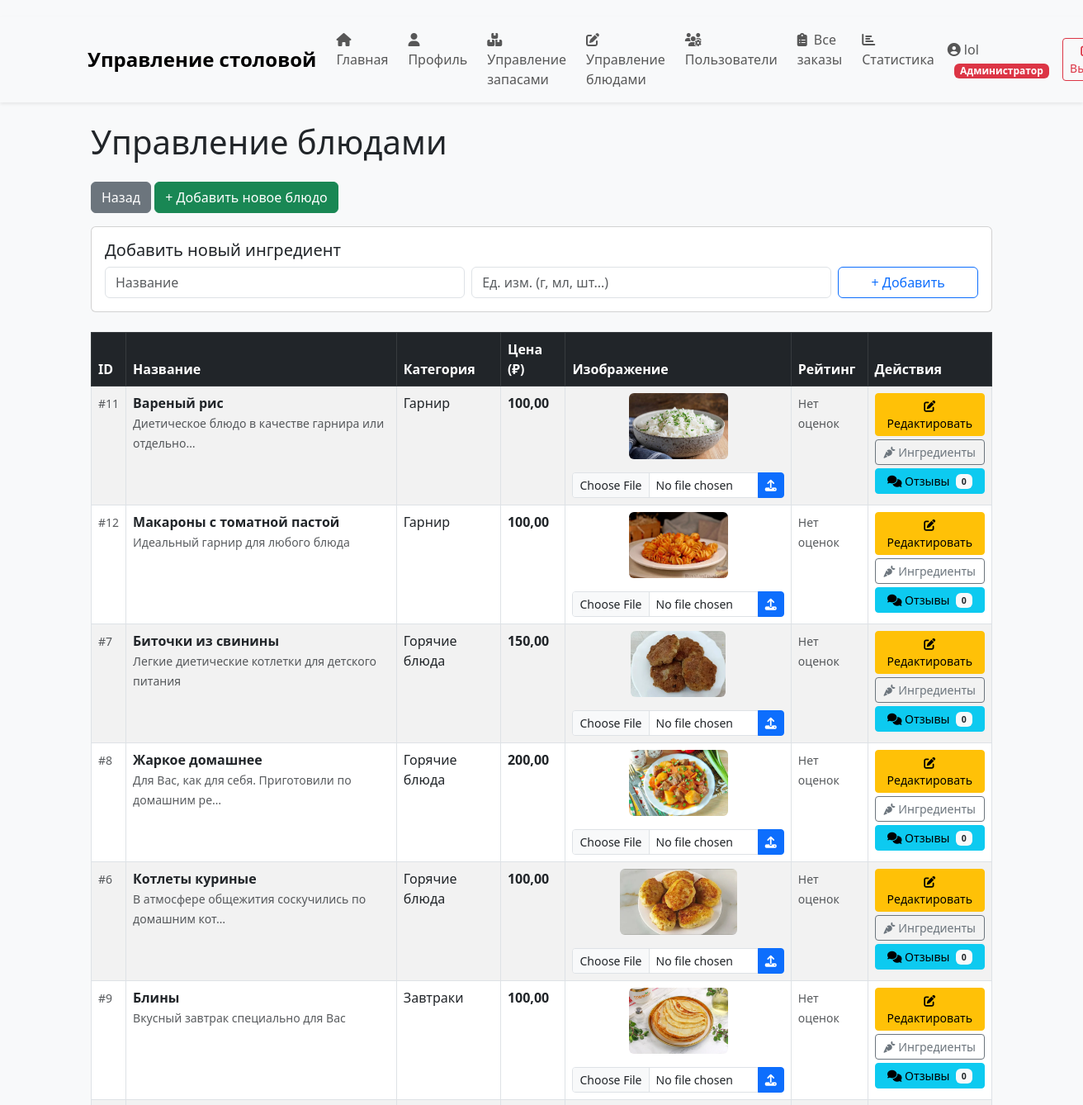
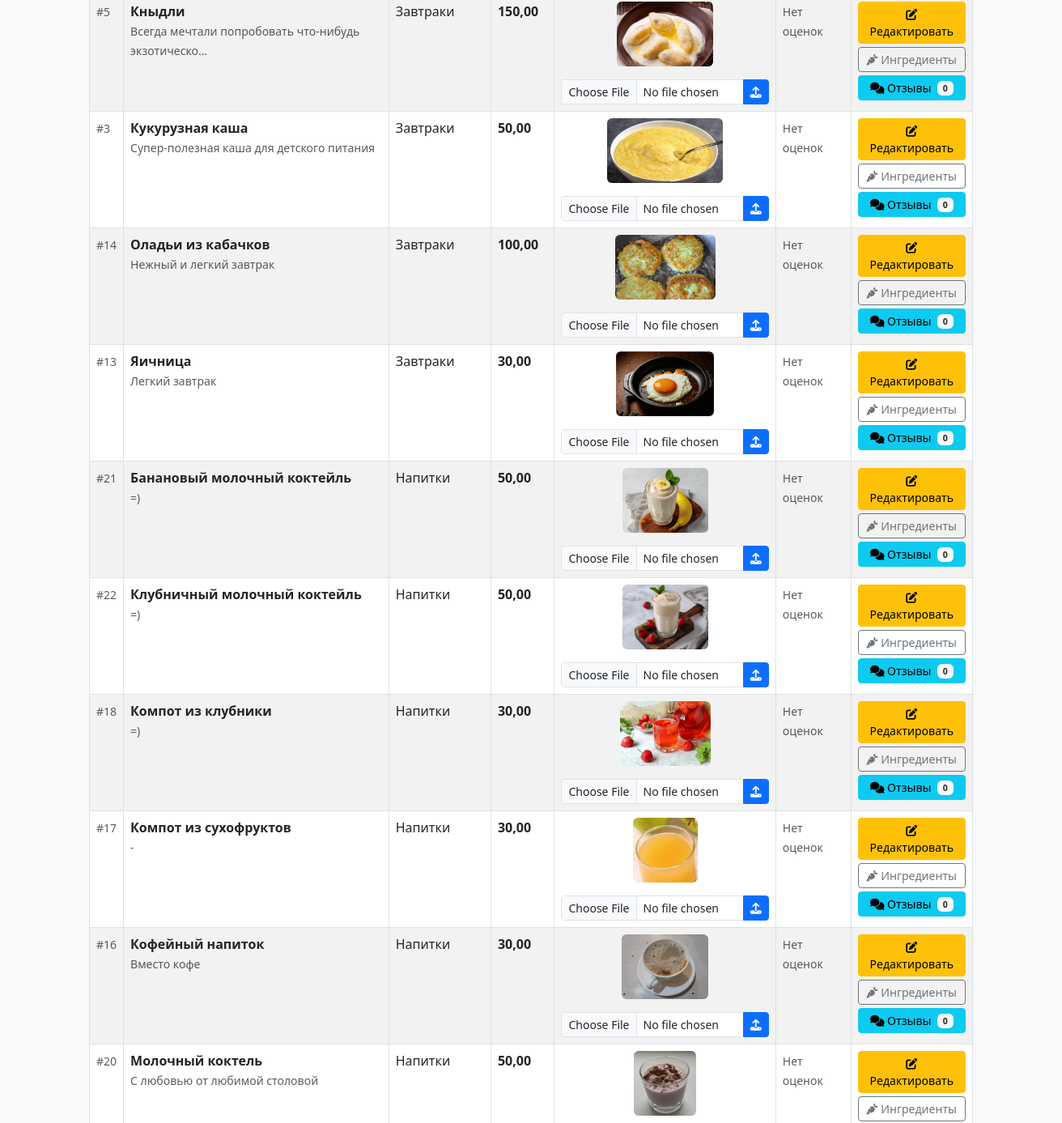
Page /manage/dishes/ (signed in, upper part) on the earlier database version (2 pictures, top to bottom).
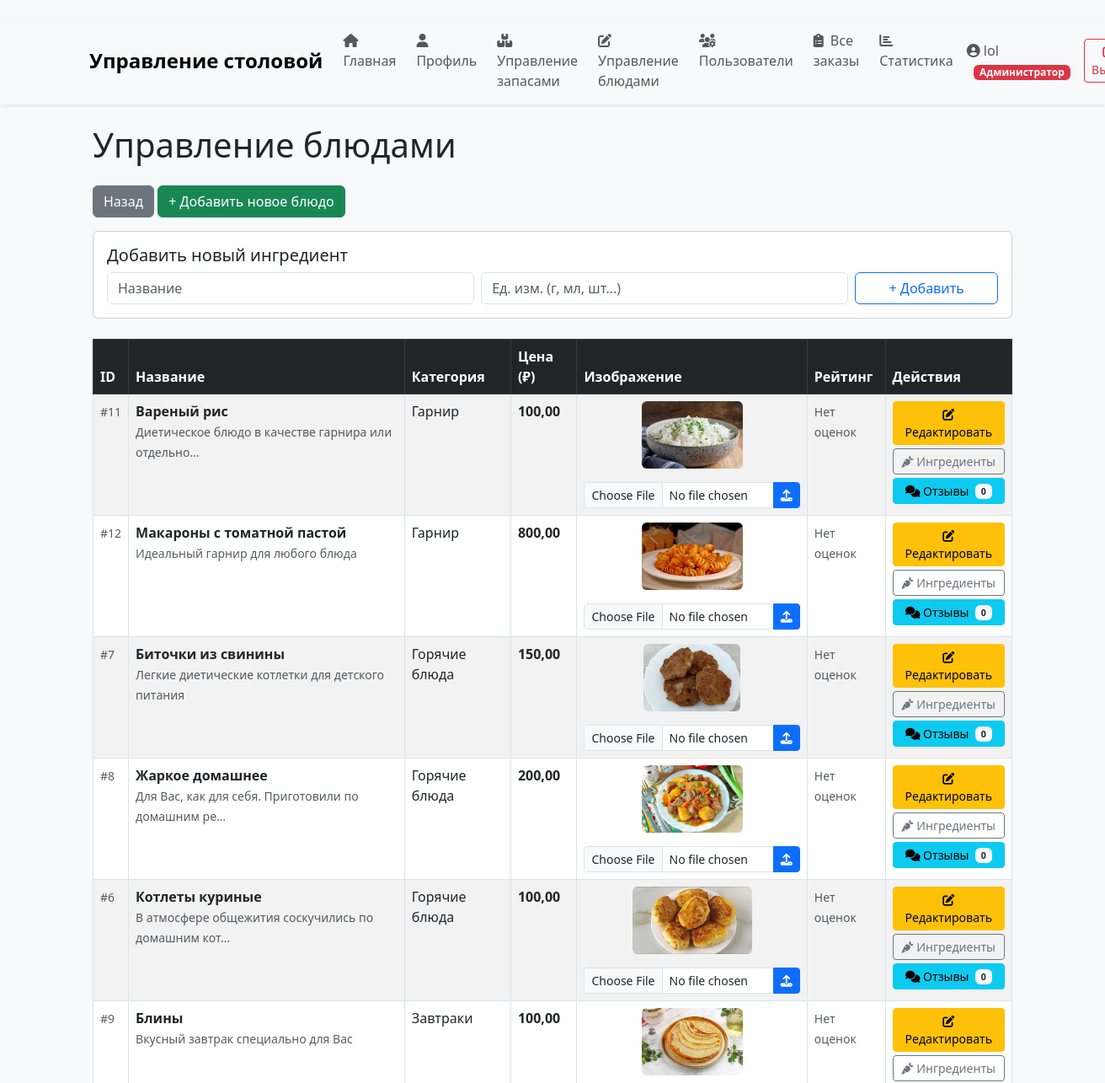
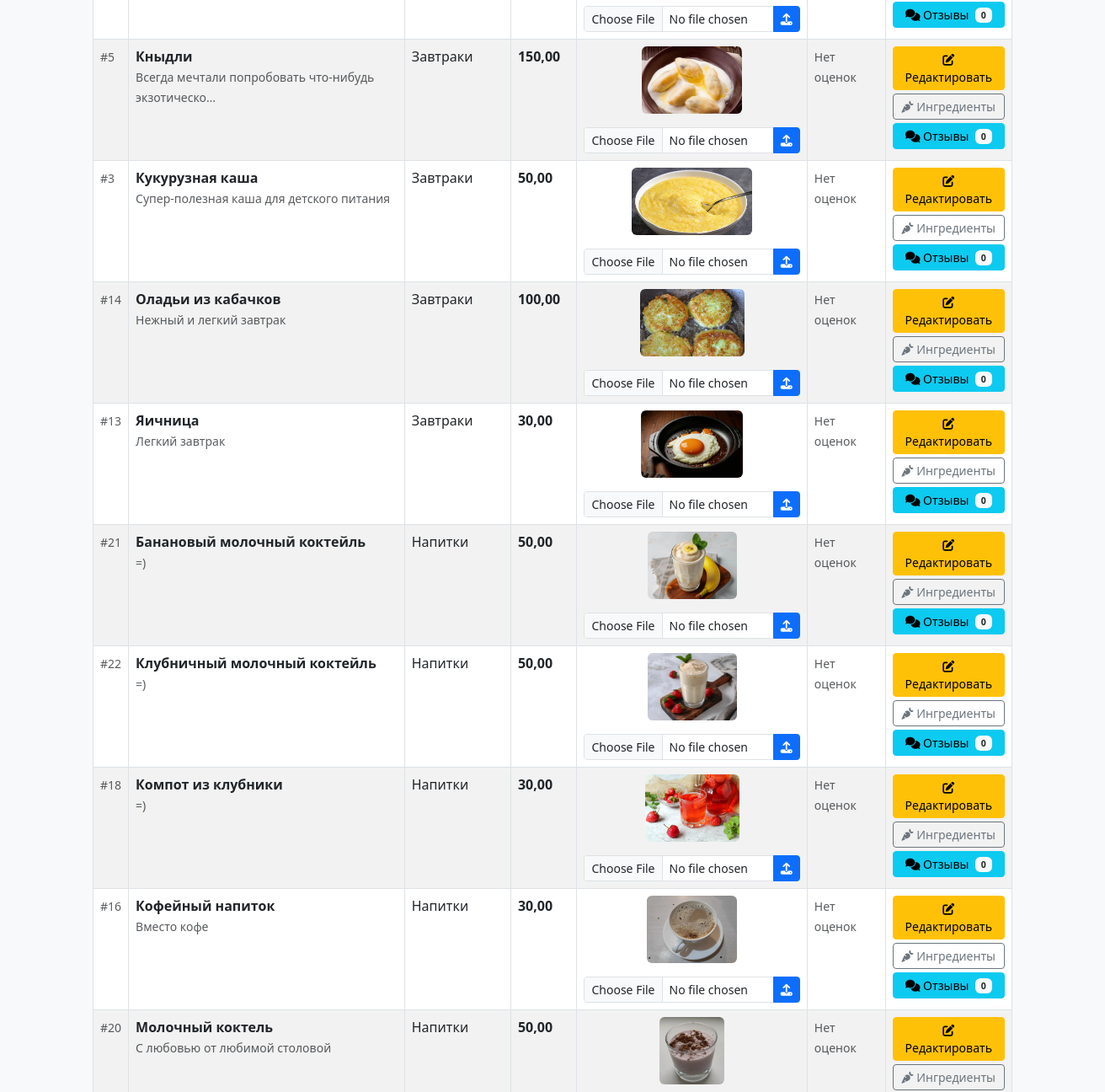
Same page on the later database version (2 pictures, top to bottom).
### users/models.py (models this page shows, shortened)
class CustomUser(AbstractUser):
    ROLE_CHOICES = [
        ('admin', 'Администратор'),
        ('student', 'Ученик'),
        ('chef', 'Повар'),
    ]
    role = models.CharField(max_length=20, choices=ROLE_CHOICES, default='student')
    phone = models.CharField(max_length=15, blank=True)
    avatar = models.ImageField(upload_to='avatars/', blank=True, null=True)
    birth_date = models.DateField(blank=True, null=True)
    allergens = models.ManyToManyField(
        'orders.Ingredient',
        blank=True,
        verbose_name='Аллергены',
        help_text='Отметьте ингредиенты-аллергены'
    )
    balance = models.DecimalField(
        max_digits=10,
        decimal_places=2,
        default=0.00,
        verbose_name='Баланс'
    )
    bonus_points = models.IntegerField(
        default=0,
        verbose_name='Бонусные баллы'
    )
    def is_admin(self):
        return self.role == 'admin' or self.is_superuser
    def is_student(self):
        return self.role == 'student'
    def is_chef(self):
        return self.role == 'chef'

### orders/models.py (models this page shows, shortened)
class Dish(models.Model):
    name = models.CharField(max_length=200, verbose_name='Название')
    description = models.TextField(verbose_name='Описание')
    price = models.DecimalField(max_digits=10, decimal_places=2, verbose_name='Цена')
    category = models.ForeignKey(Category, on_delete=models.CASCADE, verbose_name='Категория')
    image = models.ImageField(upload_to='dishes/', blank=True, null=True, verbose_name='Изображение')
    is_available = models.BooleanField(default=True, verbose_name='Доступно')
    created_by = models.ForeignKey(CustomUser, on_delete=models.SET_NULL, null=True, editable=False)
    created_at = models.DateTimeField(auto_now_add=True, verbose_name='Дата создания')
    class Meta:
        verbose_name = 'Блюдо'
        verbose_name_plural = 'Блюда'
        ordering = ['category', 'name']

class Category(models.Model):
    name = models.CharField(max_length=100, verbose_name='Название')
    description = models.TextField(blank=True, verbose_name='Описание')
    class Meta:
        verbose_name = 'Категория'
        verbose_name_plural = 'Категории'
        ordering = ['name']

### orders/views.py (the view)
# urls.py: path('manage/dishes/', views.manage_dishes, name='manage_dishes'),
@login_required
def manage_dishes(request):
    if not (request.user.is_admin() or request.user.is_chef()):
        messages.error(request, 'Доступно только для администраторов и поваров')
        return redirect('menu')
    dishes = Dish.objects.all().select_related('category')
    categories = Category.objects.all()
    return render(request, 'orders/manage_dishes.html', {'dishes': dishes, 'categories': categories})

### orders/templates/orders/manage_dishes.html (shortened to what this page needs)
{% extends 'base.html' %}
{% block content %}
<div class="container">
    <h1 class="mb-4">Управление блюдами</h1>
    <div class="mb-3">
        <a href="{% url 'home' %}" class="btn btn-secondary">Назад</a>
        <a href="{% url 'add_dish' %}" class="btn btn-success">+ Добавить новое блюдо</a>
    </div>
    <div class="card mb-4">
        <div class="card-body">
            <h5 class="card-title">Добавить новый ингредиент</h5>
            <form method="post" action="{% url 'add_ingredient' %}" class="row g-2">
                <div class="col-md-5">
                    <input type="text" name="name" class="form-control" placeholder="Название" required>
                </div>
                <div class="col-md-5">
                    <input type="text" name="unit" class="form-control" placeholder="Ед. изм. (г, мл, шт...)" required>
                </div>
                <div class="col-md-2 d-grid">
                    <button type="submit" class="btn btn-outline-primary">+ Добавить</button>
                </div>
            </form>
        </div>
    </div>
    <div class="table-responsive">
        <table class="table table-bordered table-striped table-hover">
            <thead class="table-dark">
                <tr>
                    <th>ID</th>
                    <th>Название</th>
                    <th>Категория</th>
                    <th>Цена (₽)</th>
                    <th>Изображение</th>
                    <th>Рейтинг</th>
                    <th>Действия</th>
                </tr>
            </thead>
            <tbody>
                {% for dish in dishes %}
                <tr>
                    <td><small class="text-muted">#{{ dish.id }}</small></td>
                    <td>
                        <strong>{{ dish.name }}</strong>
                        {% if dish.description %}
                        <br><small class="text-muted">{{ dish.description|truncatechars:50 }}</small>
                        {% endif %}
                    </td>
                    <td>{{ dish.category.name }}</td>
                    <td><strong>{{ dish.price }}</strong></td>
                    <td>
                        <div class="text-center">
                            {% if dish.image %}
                            <img src="{{ dish.image.url }}" alt="{{ dish.name }}"
                                 class="img-fluid rounded mb-2" style="max-height: 80px;">
                            {% else %}
                            <div class="bg-light rounded d-flex align-items-center justify-content-center mb-2"
                                 style="height: 80px; width: 80px;">
                                <span class="text-muted">Нет фото</span>
                            </div>
                            {% endif %}
                            <form method="post" action="{% url 'update_dish_image' dish.id %}"
                                  enctype="multipart/form-data" class="mt-2">
                                <div class="input-group input-group-sm">
                                    <input type="file" name="image" class="form-control form-control-sm"
                                           accept="image/*" required>
                                    <button type="submit" class="btn btn-primary btn-sm">
                                        <i class="fas fa-upload"></i>
                                    </button>
                                </div>
                            </form>
                        </div>
                    </td>
                    <td>
                        {% if dish.reviews.count > 0 %}
                            <div class="d-flex align-items-center">
                                <div class="me-1">
                                    {% for i in "12345" %}
                                        {% if forloop.counter <= dish.average_rating|floatformat:0 %}
                                            <i class="fas fa-star text-warning" style="font-size: 0.8rem;"></i>
                                        {% elif forloop.counter <= dish.average_rating|add:0.5 %}
                                            <i class="fas fa-star-half-alt text-warning" style="font-size: 0.8rem;"></i>
                                        {% else %}
                                            <i class="far fa-star text-warning" style="font-size: 0.8rem;"></i>
                                        {% endif %}
                                    {% endfor %}
                                </div>
                                <div>
                                    <span class="badge bg-info">{{ dish.average_rating|floatformat:1 }}/5</span>
                                </div>
                            </div>
                        {% else %}
                            <span class="text-muted small">Нет оценок</span>
                        {% endif %}
                    </td>
                    <td>
                        <div class="d-grid gap-1">
                            <a href="{% url 'edit_dish' dish.id %}" class="btn btn-sm btn-warning">
                                <i class="fas fa-edit"></i> Редактировать
                            </a>
                            <button class="btn btn-sm btn-outline-secondary" type="button"
                                    data-bs-toggle="collapse" data-bs-target="#ingredients{{ dish.id }}">
                                <i class="fas fa-carrot"></i> Ингредиенты
                            </button>
                            <button class="btn btn-sm btn-info" type="button"
                                    data-bs-toggle="collapse" data-bs-target="#reviews{{ dish.id }}">
                                <i class="fas fa-comments"></i> Отзывы
                                <span class="badge bg-light text-dark ms-1">{{ dish.reviews.count }}</span>
                            </button>
                        </div>
                    </td>
                </tr>
                {% endfor %}
            </tbody>
        </table>
    </div>
</div>
{% endblock %}

### templates/base.html (shortened to what this page needs)
<!DOCTYPE html>
<html lang="ru">
<head>
    <link href="https://cdn.jsdelivr.net/npm/bootstrap@5.3.0/dist/css/bootstrap.min.css" rel="stylesheet">
    <link rel="stylesheet" href="https://cdnjs.cloudflare.com/ajax/libs/font-awesome/6.4.0/css/all.min.css">
</head>
<body>
    <nav class="navbar navbar-expand-lg navbar-light bg-light shadow-sm mb-4">
        <div class="container">
            <a class="navbar-brand" href="{% url 'home' %}">
                Управление столовой
            </a>
            <div class="collapse navbar-collapse" id="navbarNav">
                <ul class="navbar-nav me-auto">
                    <li class="nav-item">
                        <a class="nav-link" href="{% url 'home' %}">
                            <i class="fas fa-home me-1"></i> Главная
                        </a>
                    </li>
                    <li class="nav-item">
                        <a class="nav-link" href="{% url 'profile' %}">
                            <i class="fas fa-user me-1"></i> Профиль
                        </a>
                    </li>
                    {% if user.is_admin %}
                    <li class="nav-item">
                        <a class="nav-link" href="{% url 'manage_inventory' %}">
                            <i class="fas fa-boxes me-1"></i> Управление запасами
                        </a>
                    </li>
                    <li class="nav-item">
                        <a class="nav-link" href="{% url 'manage_dishes' %}">
                            <i class="fas fa-edit me-1"></i> Управление блюдами
                        </a>
                    </li>
                    <li class="nav-item">
                        <a class="nav-link" href="{% url 'manage_users' %}">
                            <i class="fas fa-users-cog me-1"></i> Пользователи
                        </a>
                    </li>
                    <li class="nav-item">
                        <a class="nav-link" href="{% url 'manage_orders' %}">
                            <i class="fas fa-clipboard-list me-1"></i> Все заказы
                        </a>
                    </li>
                    <li class="nav-item">
                        <a class="nav-link" href="{% url 'statistics' %}">
                            <i class="fas fa-chart-bar me-1"></i> Статистика
                        </a>
                    </li>
                    {% endif %}
                </ul>
                <div class="navbar-nav align-items-center">
                    {% if user.is_authenticated %}
                    <div class="nav-item me-3">
                        <span class="navbar-text">
                            <i class="fas fa-user-circle me-1"></i>{{ user.username }}
                            <span class="badge
                                {% if user.is_admin %}bg-danger
                                {% elif user.is_chef %}bg-warning
                                {% else %}bg-success{% endif %}
                                badge-role ms-2">
                                {% if user.is_admin %}Администратор
                                {% elif user.is_chef %}Повар
                                {% else %}Ученик
                                {% endif %}
                            </span>
                        </span>
                    </div>
                    <div class="nav-item">
                        <a class="btn btn-outline-danger btn-sm" href="{% url 'logout' %}">
                            <i class="fas fa-sign-out-alt me-1"></i> Выйти
                        </a>
                    </div>
                    {% endif %}
                </div>
            </div>
        </div>
    </nav>
    <main class="container">
        {% block content %}{% endblock %}
    </main>
</body>
</html>

### templates/base.html (style rules this page uses)
body { padding-top: 20px; background-color: #f8f9fa; min-height: 100vh; display: flex; flex-direction: column; }
.navbar-brand { font-weight: bold; font-size: 1.5rem; }
.nav-link { padding: 0.5rem 1rem; }
.badge-role { font-size: 0.75rem; padding: 0.25em 0.6em; }
.navbar-nav .nav-item { margin-right: 0.5rem; }
main { flex: 1; }

Differences in the rows shown:
removed Dish: id "17", name "Компот из сухофруктов", description "-", category.name "Напитки", price "30,00", image (picture), shows "Нет оценок", reviews.count "0"
changed Dish "Макароны с томатной пастой": price "100,00" → "800,00"
